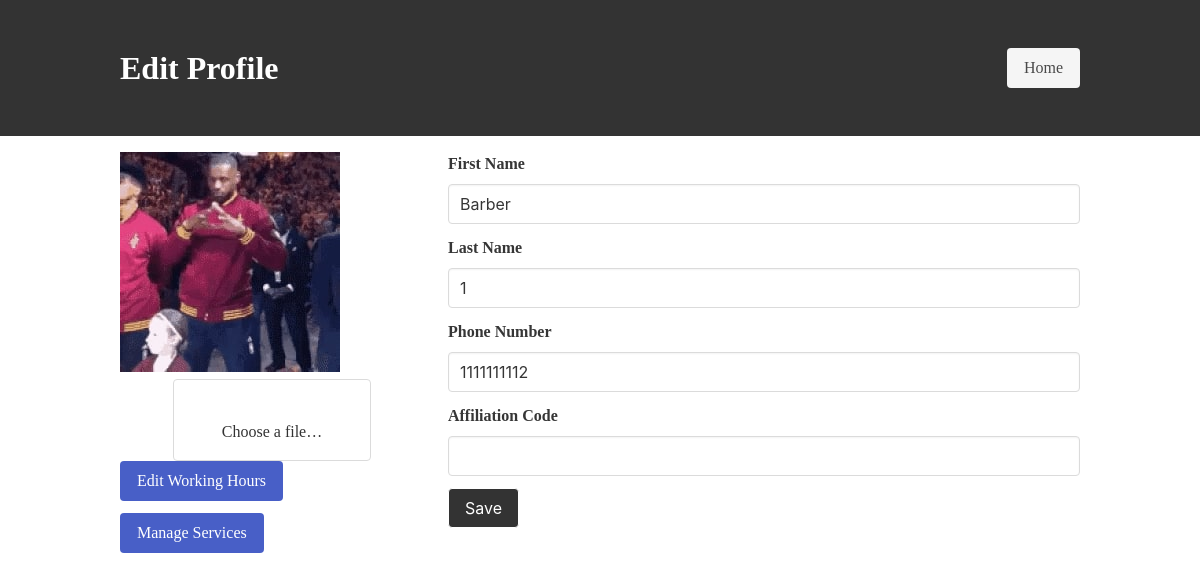
The app's page /profile/barber/edit/barber2/ (signed in) with its own data.
### LineUp/Barber/models.py (models this page shows, shortened)
class User(AbstractUser):
    is_customer = models.BooleanField(default=False)
    is_barber = models.BooleanField(default=False)
    is_owner = models.BooleanField(default=False)
    email = models.EmailField(unique=True)
    profile_pic = models.ImageField(upload_to='uploads/', default='images/customer.JPG')
    first_name = models.CharField(max_length=30, blank=True)
    last_name = models.CharField(max_length=30, blank=True)
    phone_num = models.CharField(max_length=12, blank=True)
    slug = AutoSlugField(populate_from='username', unique=True)

### LineUp/Barber/views.py (the view, shortened to what this page needs)
# urls.py: path('profile/barber/edit/<slug:slug>/', views.BarberUpdateProfile.as_view(), name='barberEditProfileView'),
class BarberUpdateProfile(UpdateView):
    model = User
    form_class = BarberProfileForm
    template_name = 'Barber/barberProfileEdit.html'
    def get_object(self, queryset=None):
        return get_object_or_404(User, username=self.request.user.username, is_barber=True)

### LineUp/Barber/forms.py (shortened to what this page needs)
class BarberProfileForm(forms.ModelForm):
    first_name = forms.CharField(max_length=30, required=False)
    last_name = forms.CharField(max_length=30, required=False)
    phone_num = forms.CharField(max_length=12, required=False)
    affiliation_code = forms.CharField(max_length=10, required=False, help_text="Enter your shop's affiliation code if you have one.")
    class Meta:
        model = User
        fields = ['profile_pic', 'first_name', 'last_name', 'phone_num', 'affiliation_code']

### LineUp/Barber/templates/Barber/barberProfileEdit.html (shortened to what this page needs)
<!DOCTYPE html>
<html lang="en">
<head>
    <link rel="stylesheet" href="https://cdn.jsdelivr.net/npm/bulma@0.9.3/css/bulma.min.css">
</head>
<body>
    <section class="hero is-danger">
        <div class="hero-body">
            <div class="container">
                <div class="columns is-vcentered">
                    <div class="column">
                        <h1 class="title">Edit Profile</h1>
                    </div>
                    <div class="column has-text-right">
                    {% if barber and barber.user %}
                    <a class="navbar-item" href="{% url 'barberProfileView' slug=barber.user.slug %}" style="button is-light">Back to Profile</a>
                    {% else %}
                    <a href="{% url 'index' %}" class="button is-light">Home</a>
                    {% endif %}
                    </div>
                </div>
            </div>
        </div>
    </section>
    <div class="container mt-4">
        <form id="profile-form" enctype="multipart/form-data" method="post" action="">
            <div class="columns">
                <div class="column is-one-third">
                    <div class="profile-picture">
                        <img src="{{ user.profile_pic.url }}" alt="User's Profile Picture">
                        <div class="file is-centered is-boxed">
                            <label class="file-label">
                                <span class="file-cta">
                                    <span class="file-icon">
                                    </span>
                                    <span class="file-label">Choose a file…</span>
                                </span>
                            </label>
                        </div>
                        <div class="field">
                        <a href="{% url 'update_working_hours' %}" class="button is-link">Edit Working Hours</a>
                        </div>
                        <div class="field">
                        <a class="button is-link" href="{% url 'manage_services' %}">Manage Services</a>
                        </div>
                    </div>
                </div>
                <div class="column">
                    <div class="field">
                        <label class="label" for="first-name">First Name</label>
                        <div class="control">
                            <input class="input" type="text" id="first-name" name="first_name" value="{{ user.first_name }}" required>
                        </div>
                    </div>
                    <div class="field">
                        <label class="label" for="last-name">Last Name</label>
                        <div class="control">
                            <input class="input" type="text" id="last-name" name="last_name" value="{{ user.last_name }}" required>
                        </div>
                    </div>
                    <div class="field">
                        <label class="label" for="phone-number">Phone Number</label>
                        <div class="control">
                            <input class="input" type="tel" id="phone-number" name="phone_num" value="{{ user.phone_num }}" pattern="[0-9]{10}" required>
                        </div>
                    </div>
                    <div class="field">
                        <label class="label" for="affiliation_code">Affiliation Code</label>
                        <div class="control">
                            <input class="input" type="text" id="affiliation_code" name="affiliation_code" value="{{ user.affiliation_code }}">
                        </div>
                    </div>
                    <div class="field">
                        <div class="control">
                            <button class="button is-primary" type="submit">Save</button>
                        </div>
                    </div>
                        </form>
                    </div>
</body>
</html>

### LineUp/Barber/templates/Barber/barberProfileEdit.html (style rules this page uses)
body { font-family: "Garamond", serif; }
.hero.is-danger, .has-background-primary { background-color: #333; color: white; }
.button.is-primary { background-color: #333; color: white; border-color: white; }
input, textarea { background-color: #eee; color: #333; }
label { color: white; }
.file-cta { background-color: white; color: #333; }

### records on screen
User: profile_pic (picture), first_name "Barber", last_name "1", phone_num "1111111112"
